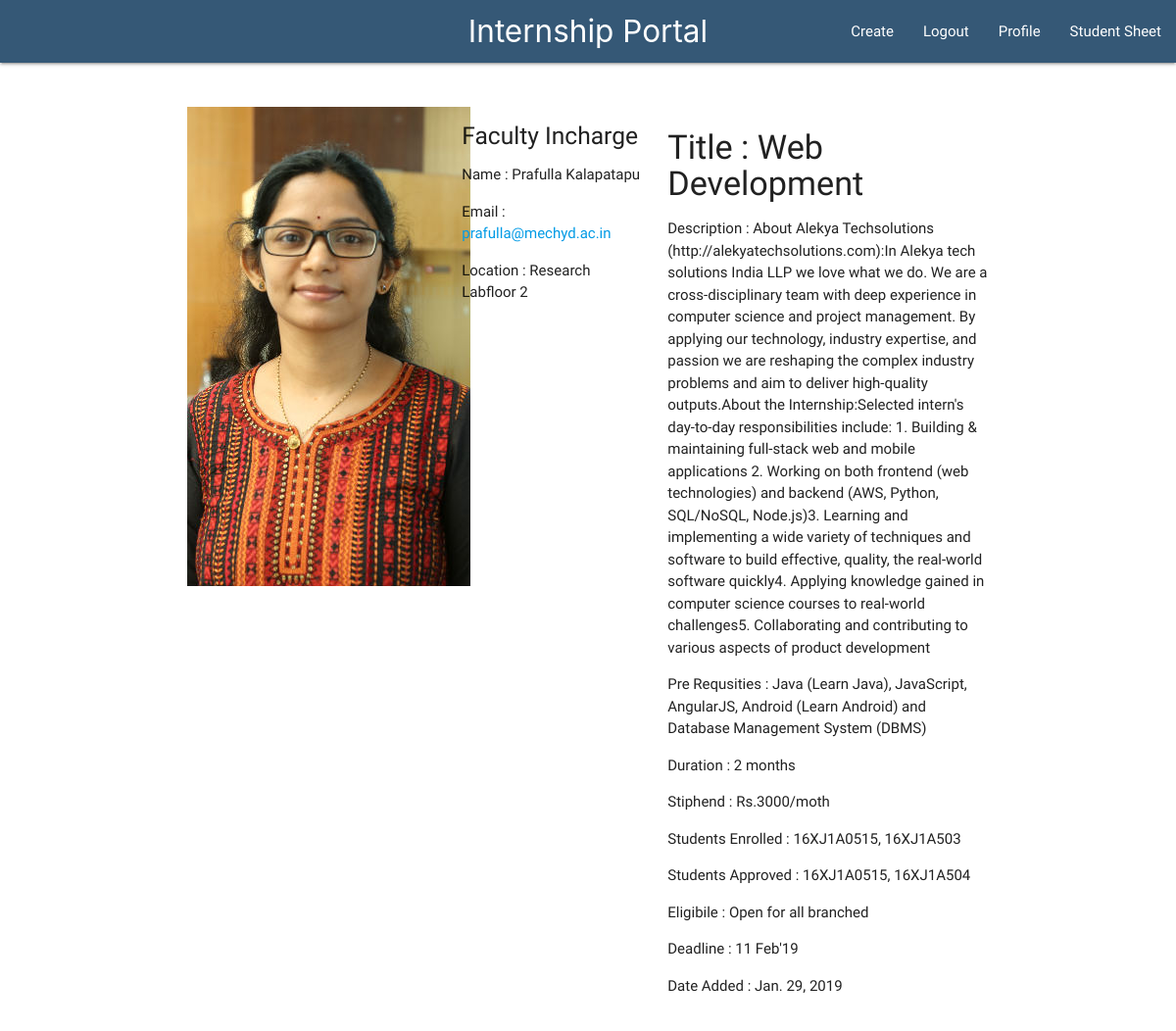
Page /interns/3/ on the earlier database version.
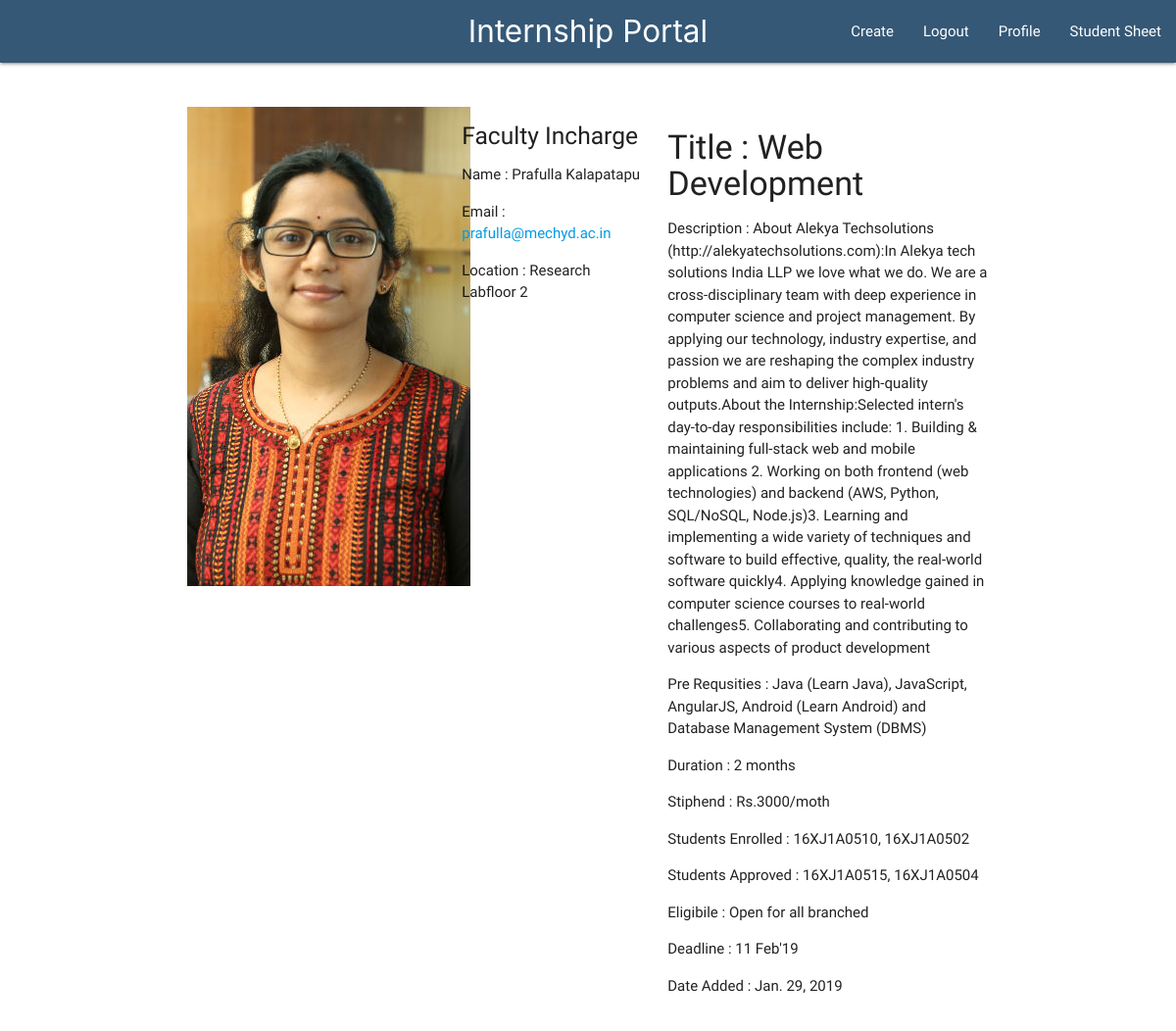
Same page on the later database version.
### interns/models.py (models this page shows)
class Intern(models.Model):
    user = models.ForeignKey(settings.AUTH_USER_MODEL, on_delete=models.DO_NOTHING)
    title = models.CharField(max_length=150)
    preReq = models.CharField(max_length=200)
    description = models.CharField(max_length=1000)
    place = models.CharField(max_length=100)
    eligibility = models.CharField(max_length=50)
    stiphend = models.CharField(max_length=50)
    timestamp = models.DateTimeField(auto_now_add=True)
    dateAdded = models.DateField(auto_now_add=True)
    deadLine = models.CharField(max_length=50)
    duration = models.CharField(max_length=30)
    studentsEnrolled= models.CharField(max_length=200,default='')
    studentsApproved= models.CharField(max_length=200,default='')
    def __str__(self):
        return str(self.title)

### interns/views.py (the view)
# urls.py: path('interns/<int:pk>/', intern_detail_view, name='intern_detail_view'),
def intern_detail_view(request, *args,**kwargs):
    print(request.user.is_authenticated)
    pk=kwargs['pk']
    obj = Intern.objects.get(id=pk)  # GET from database
    print(obj)
    tempUser = (User.objects.filter(id=obj.user_id))
    context = {
        "object": obj,
        "user":tempUser[0]
    }
    return render(request, "detail_view.html", context)

### templates/detail_view.html (shortened to what this page needs)
{% extends 'base.html' %}
{% block content %}
<br>
<br>
    <div class="row">
    <div class="col s4">
        <img src='{{ MEDIA_URL }}{{ user.profile.profilePhoto }}'>
    </div>
    <div class="col s3">
        <h5>Faculty Incharge</h5>
            <p>Name : {{user.first_name}} {{user.last_name}}</p>
            <p>Email : <a href="mailto:{{user.email}}?Subject=This%20Mail%20%is%20regarding%20{{object.title}}" target="_top">{{user.email}}</a></p>
            <p>Location : {{user.profile.location}}</p>
            <br>
    </div>
    <div class="col s5">
        <h4>Title : {{object.title}}</h4>
        <p>Description : {{object.description}}</p>
        <p>Pre Requsities : <strong>{{object.preReq}}</strong></p>
        <p>Duration : <strong>{{object.duration}}</strong></p>
        <p>Stiphend : <strong>{{object.stiphend}}</strong></p>
        <p>Students Enrolled : <strong>{{object.studentsEnrolled}}</strong></p>
        <p>Students Approved : <strong>{{object.studentsApproved}}</strong></p>
        <p>Eligibile : <strong>{{object.eligibility}}</strong></p>
        <p>Deadline : <strong>{{object.deadLine}}</strong></p>
        <p>Date Added : <strong>{{object.dateAdded}}</strong></p>
    </div>
    </div>
{% endblock %}

Differences in the rows shown:
changed Intern "Web Development": studentsEnrolled "16XJ1A0515, 16XJ1A503" → "16XJ1A0510, 16XJ1A0502"; studentsApproved "16XJ1A0515, 16XJ1A504" → "16XJ1A0515, 16XJ1A0504"
